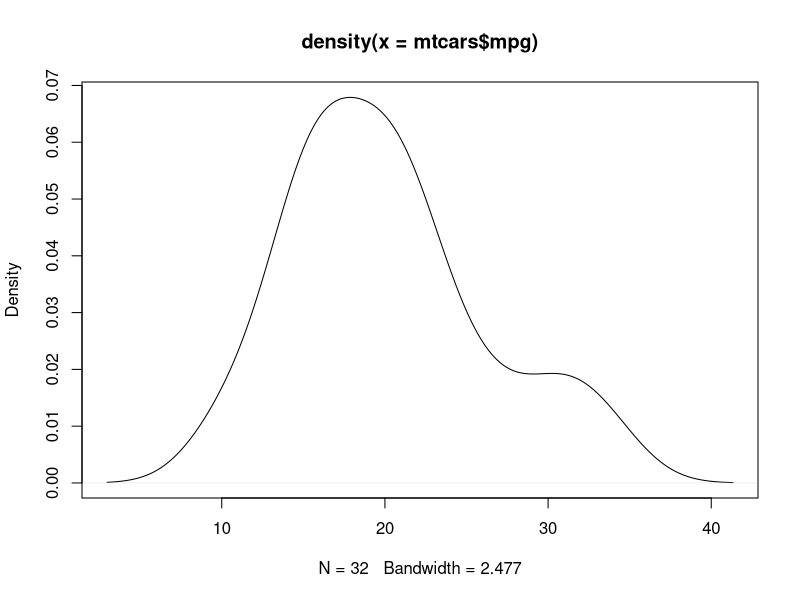
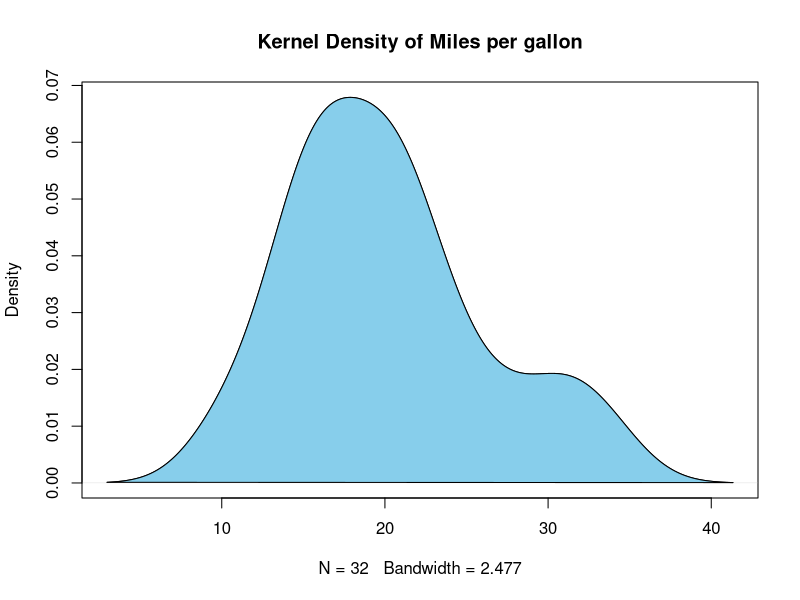

The R source for these figures, in order:
###############################################################################



#Kernel Density Plot MTCars



density_data <- density(mtcars$mpg)



plot(density_data)



plot(density_data, main = "Kernel Density of Miles per gallon")



polygon(density_data, col = "skyblue", border= "black" )



################################################################################

